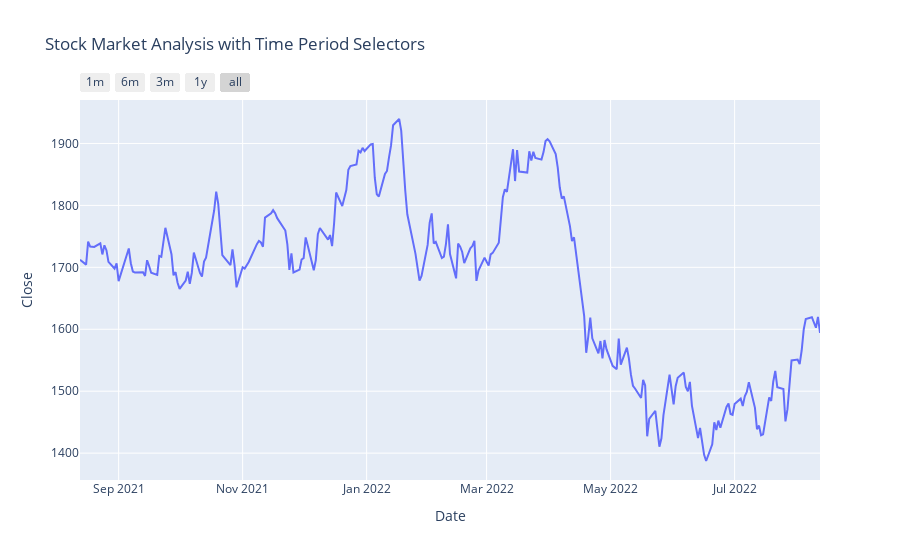

The code cell stored with this chart in its notebook:
### Code cell
figure = px.line(data, x='Date', y='Close', 
                 title='Stock Market Analysis with Time Period Selectors')

figure.update_xaxes(
    rangeselector=dict(
        buttons=list([
            dict(count=1, label="1m", step="month", stepmode="backward"),
            dict(count=6, label="6m", step="month", stepmode="backward"),
            dict(count=3, label="3m", step="month", stepmode="backward"),
            dict(count=1, label="1y", step="year", stepmode="backward"),
            dict(step="all")
        ])
    )
)
figure.show()

### Figure 1 — Plotly figure (JSON) as saved in the notebook; plotly's stock layout.template omitted (floating-point values rounded to 4 significant figures; data arrays with more than 128 entries replaced by an {"elided": "..."} marker saying what was removed)
{"data": [{"hovertemplate": "Date=%{x}<br>Close=%{y}<extra></extra>", "legendgroup": "", "line": {"color": "#636efa", "dash": "solid"}, "marker": {"symbol": "circle"}, "mode": "lines", "name": "", "orientation": "v", "showlegend": false, "type": "scatter", "x": {"elided": "249 str values"}, "xaxis": "x", "y": {"elided": "249 float values"}, "yaxis": "y"}], "layout": {"legend": {"tracegroupgap": 0}, "title": {"text": "Stock Market Analysis with Time Period Selectors"}, "xaxis": {"anchor": "y", "domain": [0, 1], "rangeselector": {"buttons": [{"count": 1, "label": "1m", "step": "month", "stepmode": "backward"}, {"count": 6, "label": "6m", "step": "month", "stepmode": "backward"}, {"count": 3, "label": "3m", "step": "month", "stepmode": "backward"}, {"count": 1, "label": "1y", "step": "year", "stepmode": "backward"}, {"step": "all"}]}, "title": {"text": "Date"}}, "yaxis": {"anchor": "x", "domain": [0, 1], "title": {"text": "Close"}}}}
